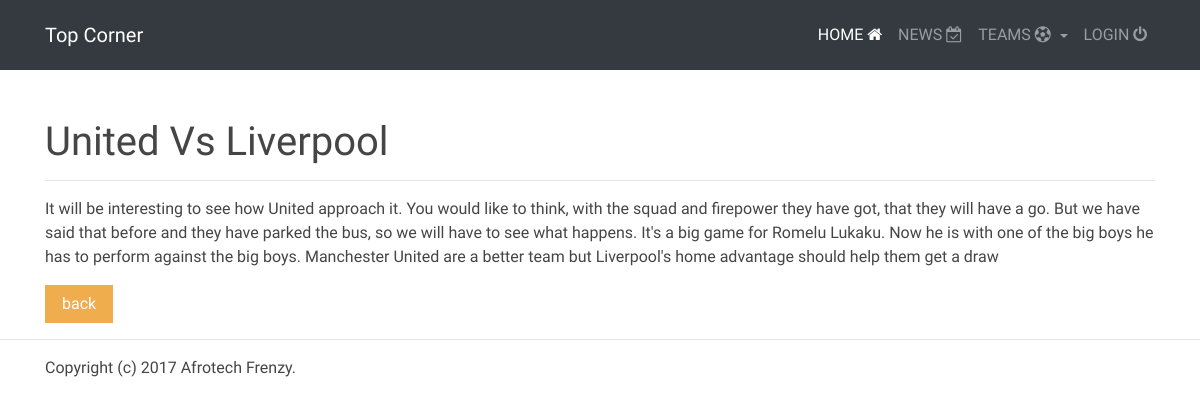
Page /news/item/2 on the committed database.
### stadia/models.py (models this page shows, shortened)
class Post(models.Model):
    author = models.ForeignKey('auth.User')
    title = models.CharField(max_length=200)
    text = models.TextField()
    created_date = models.DateTimeField(
            default=timezone.now)
    published_date = models.DateTimeField(
            blank=True, null=True)

### news/views.py (the view)
# urls.py: url(r'^item/(?P<pk>\d+)$', NewsDetail.as_view(), name='detail'),
class NewsDetail(DetailView):
    template_name = "news/item.html"
    model = Post

### templates/news/item.html (shortened to what this page needs)
{% extends 'arsenal/base.html' %}
{% load staticfiles %}
{% block content %}
<br>
<br>
<br>
<br>
<div class="container">
  <br>
  <h1>{{ post.title }}</h1>
  <hr>
  <p>{{post.text}}</p>
  <a href="{% url 'news:home' %}" class="btn btn-warning">back</a>
</div>
  <hr>
{% endblock %}

### rows in the picture
Post: title "United Vs Liverpool", text "It will be interesting to see how United approach it. You would like to think, with the squad and firepower they have got, that they will have a go. But we have said that before and they have parked the bus, so we will have to see what happens. It's a big game for Romelu Lukaku. Now he is with one of the big boys he has to perform against the big boys. Manchester United are a better team but Liverpool's home advantage should help them get a draw"
